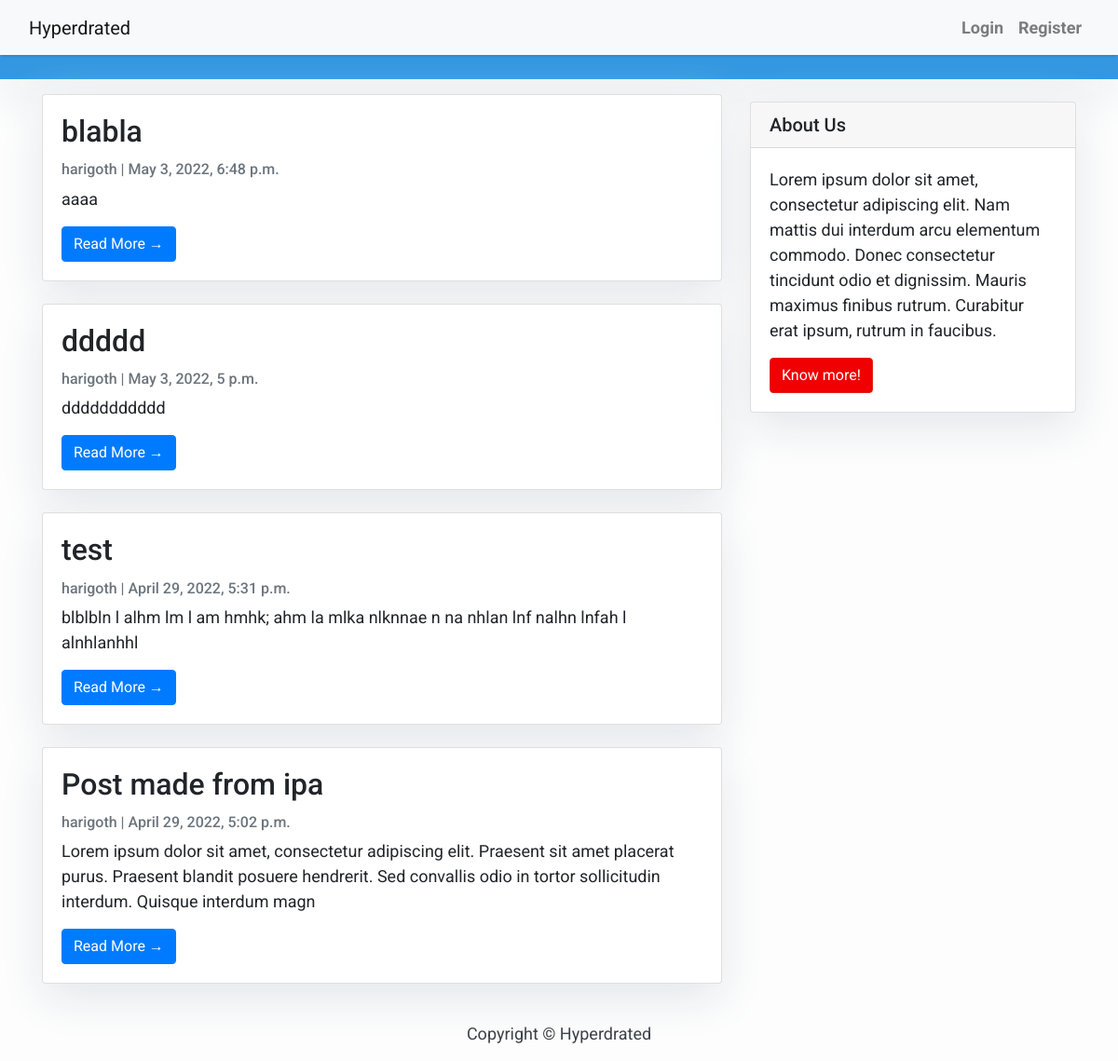
The page / on the database its author committed.
### hyperdrated/models.py (models this page shows, shortened)
class BlogPost(models.Model):
    title = models.CharField(max_length=200, unique=True)
    content = models.TextField()
    image = models.ImageField(null=True, blank=True, upload_to='images/')
    author = models.ForeignKey(User, on_delete= models.CASCADE,related_name='blog_posts')
    slug = models.SlugField(max_length=200, unique=True)
    created_on = models.DateTimeField(auto_now_add=True)
    updated_on = models.DateTimeField(auto_now= True)
    status = models.IntegerField(choices=STATUS, default=1)
    up_vote = models.IntegerField(default=0)
    down_vote = models.IntegerField(default=0)
    class Meta:
        ordering = ['-created_on']

### hyperdrated/views.py (the view)
# urls.py: path('', views.Home.as_view(), name='index'),
class Home(APIView):
    renderer_classes = [TemplateHTMLRenderer]
    template_name = 'hyperdrated/index.html'
    def get(self, request):
        queryset = BlogPost.objects.all()
        return Response({'post_list': queryset})

### templates/hyperdrated/index.html (shortened to what this page needs)
{% extends "hyperdrated/base.html" %}
{% load static %}
{% block content %}
<header class="masthead">
    <div class="container">
        <div class="row">
            <div class=" col-md-8 col-md-10 mx-auto">
            </div>
        </div>
    </div>
</header>
<div class="container">
    <div class="row">
        <div class="col-md-8 mt-3 left">
            {% for post in post_list %}
            <div class="card mb-4">
                <div class="card-body">
                    <h2 class="card-title">{{ post.title }}</h2>
                    <p class="card-text text-muted h6">{{ post.author }} | {{ post.created_on}} </p>
                    <p class="card-text">{{post.content|slice:":200" }}</p>
                    <a href="{{post.slug}}{{post.pk}}" class="btn btn-primary">Read More &rarr;</a>
                </div>
            </div>
            {% endfor %}
        </div>
        {% block sidebar %} {% include 'hyperdrated/sidebar.html' %} {% endblock sidebar %}
    </div>
</div>
{%endblock%}

### templates/hyperdrated/base.html (style rules this page uses)
body { font-family: "Roboto", sans-serif; font-size: 17px; background-color: #fdfdfd; }
.masthead { background: #3398E1; height: auto; padding-bottom: 15px; box-shadow: 0 16px 48px #E3E7EB; padding-top: 10px; }

### templates/hyperdrated/index.html (style rules this page uses)
body { font-family: "Roboto", sans-serif; font-size: 18px; background-color: #fdfdfd; }
.card { box-shadow: 0 16px 48px #E3E7EB; }

### templates/hyperdrated/sidebar.html (style rules this page uses)
.card { box-shadow: 0 16px 48px #E3E7EB; }

### rows shown on the page
BlogPost: title "blabla", author "harigoth", created_on "May 3, 2022, 6:48 p.m.", content "aaaa"
BlogPost: title "ddddd", author "harigoth", created_on "May 3, 2022, 5 p.m.", content "ddddddddddd"
BlogPost: title "test", author "harigoth", created_on "April 29, 2022, 5:31 p.m.", content "blblbln l alhm lm l am hmhk; ahm la mlka nlknnae n na nhlan lnf nalhn lnfah l alnhlanhhl"
BlogPost: title "Post made from ipa", author "harigoth", created_on "April 29, 2022, 5:02 p.m.", content "Lorem ipsum dolor sit amet, consectetur adipiscing elit. Praesent sit amet placerat purus. Praesent blandit posuere hendrerit. Sed convallis odio in tortor sollicitudin interdum. Quisque interdum magn"
